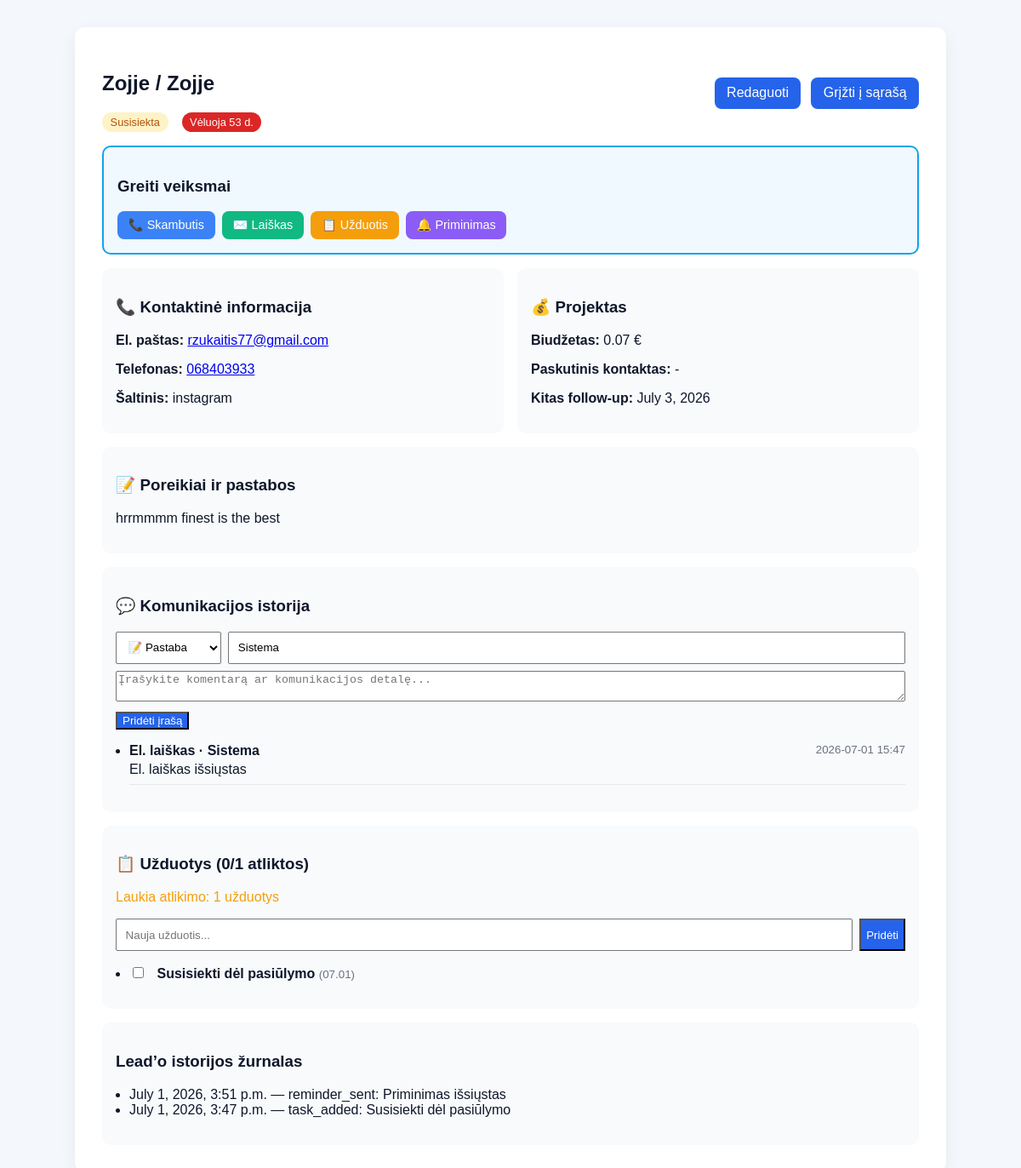
The page /leads/1/ (signed in) on the database its author committed.
### crm/models.py (models this page shows, shortened)
class Lead(models.Model):
    STATUS_CHOICES = [
        ('new', 'Naujas'),
        ('contacted', 'Susisiekta'),
        ('proposal', 'Pasiūlymas'),
        ('won', 'Laimėtas'),
        ('lost', 'Prarastas'),
    ]
    name = models.CharField(max_length=100)
    company = models.CharField(max_length=150, blank=True)
    email = models.EmailField(blank=True)
    phone = models.CharField(max_length=30, blank=True)
    source = models.CharField(max_length=50, blank=True)
    status = models.CharField(max_length=20, choices=STATUS_CHOICES, default='new')
    last_contacted = models.DateField(blank=True, null=True)
    next_follow_up = models.DateField(blank=True, null=True)
    budget = models.DecimalField(max_digits=10, decimal_places=2, default=0)
    notes = models.TextField(blank=True)
    owner = models.ForeignKey(User, on_delete=models.CASCADE, related_name='leads')
    created_at = models.DateTimeField(auto_now_add=True)
    updated_at = models.DateTimeField(auto_now=True)

class Comment(models.Model):
    TYPE_CHOICES = [
        ('note', 'Pastaba'),
        ('call', 'Skambutis'),
        ('email', 'El. laiškas'),
        ('message', 'Žinutė'),
    ]
    lead = models.ForeignKey(Lead, related_name='comments', on_delete=models.CASCADE)
    body = models.TextField()
    author = models.CharField(max_length=100, default='Sistema')
    kind = models.CharField(max_length=20, choices=TYPE_CHOICES, default='note')
    created_by = models.ForeignKey(User, on_delete=models.CASCADE, null=True, blank=True)
    created_at = models.DateTimeField(auto_now_add=True)
    class Meta:
        ordering = ['created_at']

class Task(models.Model):
    lead = models.ForeignKey(Lead, related_name='tasks', on_delete=models.CASCADE)
    title = models.CharField(max_length=150)
    completed = models.BooleanField(default=False)
    created_by = models.ForeignKey(User, on_delete=models.CASCADE, null=True, blank=True)
    created_at = models.DateTimeField(auto_now_add=True)
    class Meta:
        ordering = ['completed', 'created_at']

class Activity(models.Model):
    lead = models.ForeignKey(Lead, related_name='activities', on_delete=models.CASCADE, null=True, blank=True)
    action = models.CharField(max_length=50)
    details = models.TextField(blank=True)
    created_by = models.ForeignKey(User, on_delete=models.CASCADE, null=True, blank=True)
    created_at = models.DateTimeField(auto_now_add=True)
    class Meta:
        ordering = ['-created_at']

### crm/views.py (the view)
# urls.py: path('leads/<int:pk>/', lead_detail_view, name='lead-detail'),
@login_required(login_url='login')
def lead_detail_view(request, pk):
    lead = get_object_or_404(Lead, pk=pk, owner=request.user)
    today = date.today()
    comments = lead.comments.all()
    tasks = lead.tasks.all()
    activities = lead.activities.all()
    total_tasks = tasks.count()
    completed_tasks = tasks.filter(completed=True).count()
    pending_tasks = total_tasks - completed_tasks
    days_until_followup = None
    if lead.next_follow_up:
        if lead.next_follow_up < today:
            days_until_followup = (today - lead.next_follow_up).days  # Teigiamas skaičius = kiek dienų vėluoja
        else:
            days_until_followup = (lead.next_follow_up - today).days  # Teigiamas skaičius = dienos iki
    context = {
        'lead': lead,
        'comments': comments,
        'tasks': tasks,
        'activities': activities,
        'today': today,
        'total_tasks': total_tasks,
        'completed_tasks': completed_tasks,
        'pending_tasks': pending_tasks,
        'days_until_followup': days_until_followup,
        'is_overdue': lead.next_follow_up and lead.next_follow_up < today,
        'is_today': lead.next_follow_up == today,
    }
    return render(request, 'crm/lead_detail.html', context)

### crm/templates/crm/lead_detail.html (shortened to what this page needs)
<!DOCTYPE html>
<html lang="lt">
<head>
</head>
<body>
    <div class="container">
        <div class="header">
            <div>
                <h2>{{ lead.name }} / {{ lead.company|default:"-" }}</h2>
                <div style="display: flex; gap: 1rem; align-items: center; margin-top: 0.5rem;">
                    <span class="badge {{ lead.status }}">{{ lead.get_status_display }}</span>
                    {% if is_today %}
                        <span class="badge today">Šiandien</span>
                    {% elif is_overdue %}
                        <span class="badge overdue">Vėluoja {{ days_until_followup }} d.</span>
                    {% elif days_until_followup == 1 %}
                        <span class="badge upcoming">Rytoj</span>
                    {% elif days_until_followup and days_until_followup <= 7 %}
                        <span class="badge upcoming">Po {{ days_until_followup }} d.</span>
                    {% endif %}
                </div>
            </div>
            <div class="actions">
                <a class="edit" href="/leads/{{ lead.pk }}/edit/">Redaguoti</a>
                <a class="edit" href="/leads/">Grįžti į sąrašą</a>
            </div>
        </div>
        <div class="quick-actions">
            <h3>Greiti veiksmai</h3>
            <div class="action-buttons">
                <form method="post" action="/leads/{{ lead.pk }}/comments/" style="display:inline;">
                    <button type="submit" class="quick-btn call">📞 Skambutis</button>
                </form>
                <form method="post" action="/leads/{{ lead.pk }}/comments/" style="display:inline;">
                    <button type="submit" class="quick-btn email">✉️ Laiškas</button>
                </form>
                <form method="post" action="/leads/{{ lead.pk }}/tasks/" style="display:inline;">
                    <button type="submit" class="quick-btn task">📋 Užduotis</button>
                </form>
                {% if lead.email %}
                <form method="post" action="/leads/{{ lead.pk }}/reminder/" style="display:inline;">
                    <button type="submit" class="quick-btn reminder">🔔 Priminimas</button>
                </form>
                {% endif %}
            </div>
        </div>
        <div class="grid">
            <div class="card">
                <h3>📞 Kontaktinė informacija</h3>
                <p><strong>El. paštas:</strong> {% if lead.email %}<a href="mailto:{{ lead.email }}">{{ lead.email }}</a>{% else %}-{% endif %}</p>
                <p><strong>Telefonas:</strong> {% if lead.phone %}<a href="tel:{{ lead.phone }}">{{ lead.phone }}</a>{% else %}-{% endif %}</p>
                <p><strong>Šaltinis:</strong> {{ lead.source|default:"-" }}</p>
            </div>
            <div class="card">
                <h3>💰 Projektas</h3>
                <p><strong>Biudžetas:</strong> {{ lead.budget }} €</p>
                <p><strong>Paskutinis kontaktas:</strong> {{ lead.last_contacted|default:"-" }}</p>
                <p><strong>Kitas follow-up:</strong> {{ lead.next_follow_up|default:"-" }}</p>
            </div>
        </div>
        <div class="card">
            <h3>📝 Poreikiai ir pastabos</h3>
            <p>{{ lead.notes|default:"Nėra nurodytų poreikių." }}</p>
        </div>
        <div class="card">
            <h3>💬 Komunikacijos istorija</h3>
            <form method="post" action="/leads/{{ lead.pk }}/comments/" style="margin-bottom:0.8rem;">
                <div style="display: flex; gap: 0.5rem; margin-bottom: 0.5rem;">
                    <select name="kind" style="padding:0.6rem;">
                        <option value="note">📝 Pastaba</option>
                    </select>
                    <input type="text" name="author" placeholder="Autorius" value="Sistema" style="flex: 1; padding:0.6rem;" />
                </div>
                <textarea name="body" rows="2" placeholder="Įrašykite komentarą ar komunikacijos detalę..." style="width:100%; box-sizing:border-box; margin-bottom:0.5rem;"></textarea>
                <button type="submit" class="edit">Pridėti įrašą</button>
            </form>
            <ul>
                {% for comment in comments %}
                    <li style="margin-bottom: 1rem; padding-bottom: 0.5rem; border-bottom: 1px solid #e5e7eb;">
                        <div style="display: flex; justify-content: space-between; margin-bottom: 0.25rem;">
                            <strong>{{ comment.get_kind_display }} · {{ comment.author }}</strong>
                            <small style="color: #6b7280;">{{ comment.created_at|date:"Y-m-d H:i" }}</small>
                        </div>
                        <div>{{ comment.body }}</div>
                    </li>
                {% empty %}
                    <li>Kol kas istorijos įrašų nėra.</li>
                {% endfor %}
            </ul>
        </div>
        <div class="card">
            <h3>📋 Užduotys ({{ completed_tasks }}/{{ total_tasks }} atliktos)</h3>
            {% if pending_tasks > 0 %}
            <p style="color: #f59e0b; margin-bottom: 1rem;">Laukia atlikimo: {{ pending_tasks }} užduotys</p>
            {% endif %}
            <form method="post" action="/leads/{{ lead.pk }}/tasks/" style="margin-bottom:0.8rem;">
                <div style="display: flex; gap: 0.5rem;">
                    <input type="text" name="title" placeholder="Nauja užduotis..." style="flex: 1; box-sizing:border-box; padding:0.6rem;" />
                    <button type="submit" class="edit">Pridėti</button>
                </div>
            </form>
            <ul>
                {% for task in tasks %}
                    <li style="margin-bottom: 0.5rem;">
                        <form method="post" action="/tasks/{{ task.pk }}/toggle/" style="display:inline; margin-right: 0.5rem;">
                            <input type="checkbox" onchange="this.form.submit()" {% if task.completed %}checked{% endif %}>
                        </form>
                        {% if task.completed %}<s style="color: #6b7280;">{{ task.title }}</s>{% else %}<strong>{{ task.title }}</strong>{% endif %}
                        <small style="color: #6b7280;">({{ task.created_at|date:"m.d" }})</small>
                    </li>
                {% empty %}
                    <li>Kol kas užduočių nėra.</li>
                {% endfor %}
            </ul>
        </div>
        <div class="card">
            <h3>Lead’o istorijos žurnalas</h3>
            <ul>
                {% for activity in activities %}
                    <li>{{ activity.created_at }} — {{ activity.action }}: {{ activity.details }}</li>
                {% empty %}
                    <li>Kol kas įrašų nėra.</li>
                {% endfor %}
            </ul>
        </div>
    </div>
</body>
</html>

### crm/templates/crm/lead_detail.html (style rules this page uses)
body { font-family: Arial, sans-serif; margin: 0; background: #f4f7fb; color: #0f172a; }
.container { max-width: 960px; margin: 2rem auto; background: white; padding: 2rem; border-radius: 12px; box-shadow: 0 6px 20px rgba(0,0,0,0.06); }
.header { display: flex; justify-content: space-between; gap: 1rem; align-items: center; margin-bottom: 1rem; flex-wrap: wrap; }
.actions { display: flex; gap: 0.75rem; flex-wrap: wrap; }
.actions a, .actions form button { padding: 0.6rem 0.9rem; border-radius: 8px; text-decoration: none; border: 0; cursor: pointer; }
.edit { background: #2563eb; color: white; }
.card { background: #f8fafc; padding: 1rem; border-radius: 10px; margin-top: 1rem; }
.grid { display: grid; grid-template-columns: 1fr 1fr; gap: 1rem; }
ul { padding-left: 1rem; }
.badge { display: inline-block; padding: 0.25rem 0.6rem; border-radius: 999px; font-size: 0.8rem; }
.contacted { background: #fef3c7; color: #b45309; }
.overdue { background: #dc2626; color: white; }
.quick-actions { background: #f0f9ff; padding: 1rem; border-radius: 10px; margin-top: 1rem; border: 2px solid #0ea5e9; }
.action-buttons { display: flex; gap: 0.5rem; flex-wrap: wrap; margin-top: 0.5rem; }
.quick-btn { padding: 0.5rem 0.8rem; border: 0; border-radius: 8px; cursor: pointer; font-size: 0.9rem; }
.quick-btn.call { background: #3b82f6; color: white; }
.quick-btn.email { background: #10b981; color: white; }
.quick-btn.task { background: #f59e0b; color: white; }
.quick-btn.reminder { background: #8b5cf6; color: white; }

### rows shown on the page
Lead: name "Zojje", company "Zojje", status "Susisiekta", email "rzukaitis77@gmail.com", phone "068403933", source "instagram", budget "0.07", last_contacted "-", next_follow_up "July 3, 2026", notes "hrrmmmm finest is the best"
Comment: kind "El. laiškas", author "Sistema", created_at "2026-07-01 15:47", body "El. laiškas išsiųstas"
Task: title "Susisiekti dėl pasiūlymo", created_at "07.01"
Activity: created_at "July 1, 2026, 3:51 p.m.", action "reminder_sent", details "Priminimas išsiųstas"
Activity: created_at "July 1, 2026, 3:47 p.m.", action "task_added", details "Susisiekti dėl pasiūlymo"

### other values the page prints
{{ days_until_followup }} "53"
{{ completed_tasks }} "0"
{{ total_tasks }} "1"
{{ pending_tasks }} "1"
